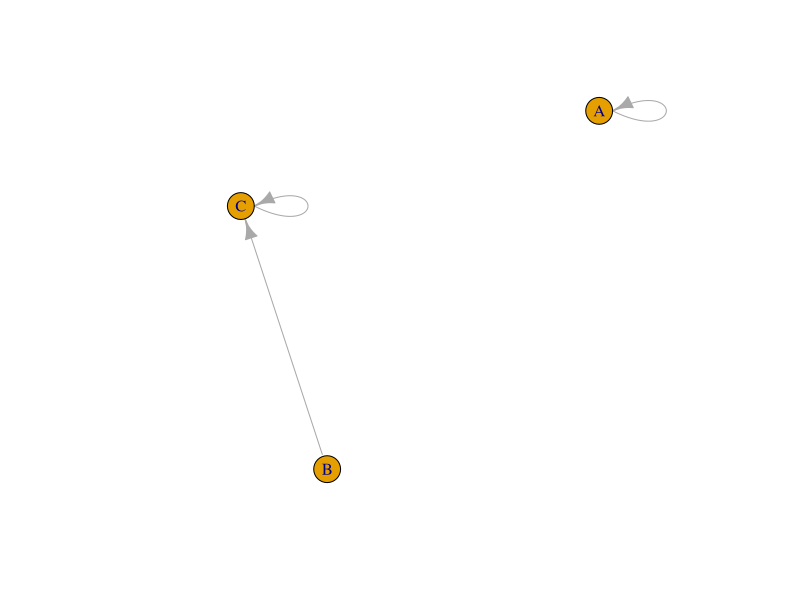
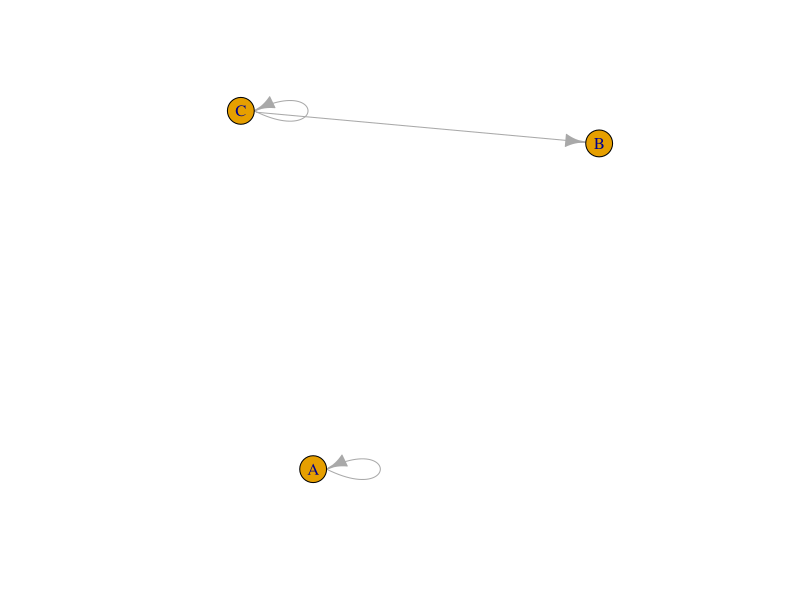
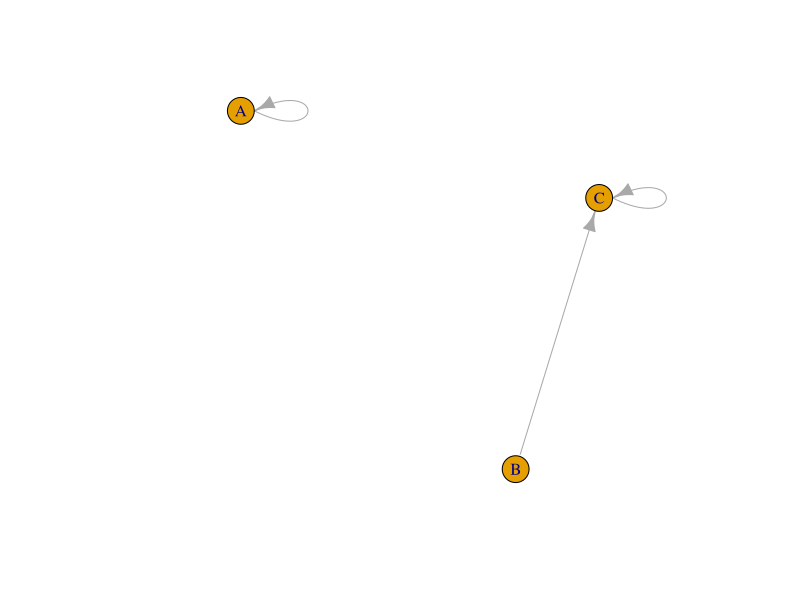
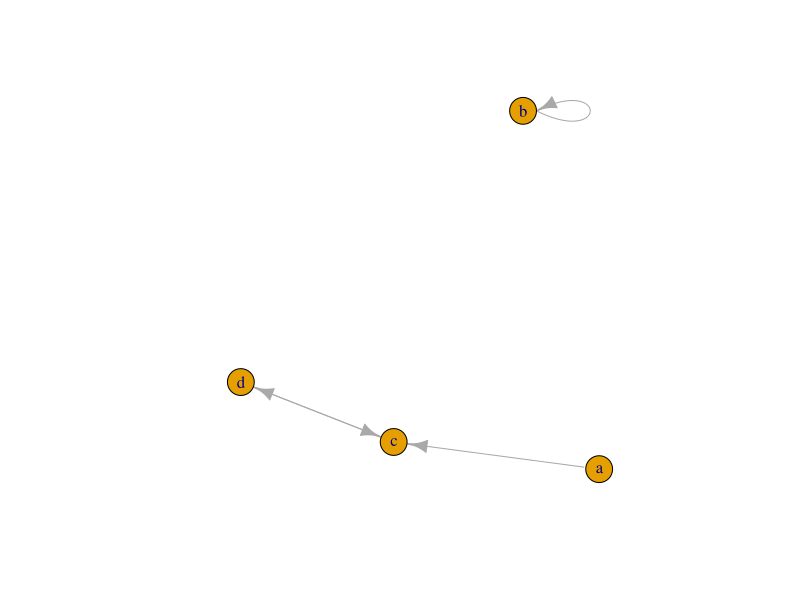
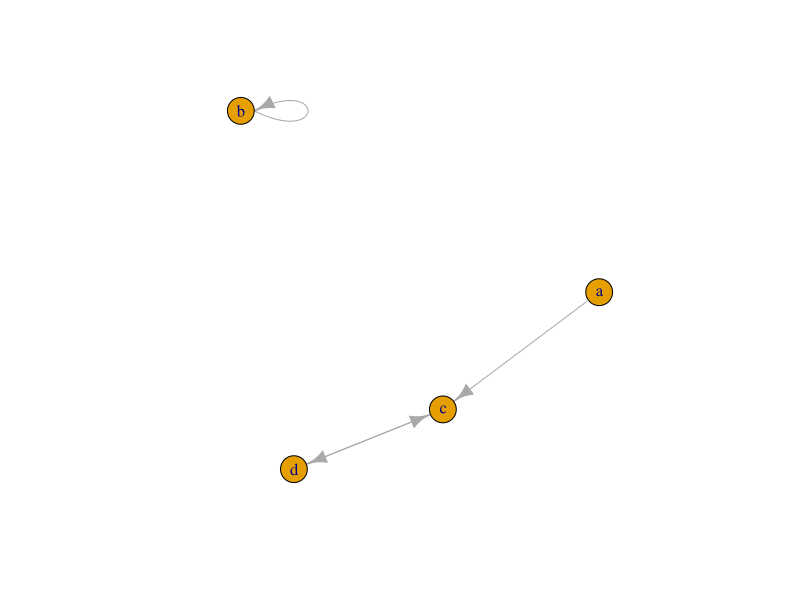
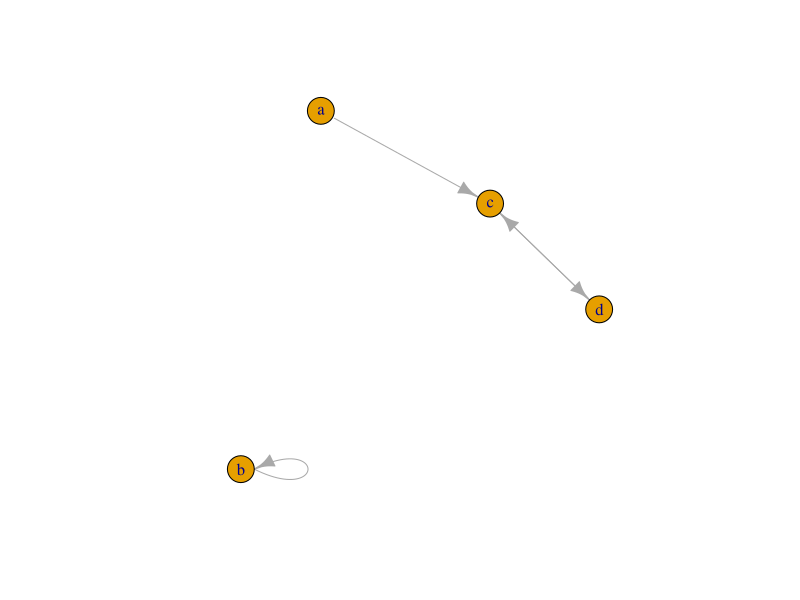

The R script that drew these images, in order:
library(igraph)

my_sort_matrix <- function(t_m) {
    # For readability...
    t_m[order(rownames(t_m)), order(colnames(t_m))]
}

clean_adj_mat_from_g <- function(g) {
    m_g <- igraph::as_adjacency_matrix(g)
    m_g <- as.matrix(m_g) # required for transposing.
    my_sort_matrix(m_g)
}

# Traditional look of an adjacency matrix, as defined by "change" here (edges of a graph, visually):
# A -> B, B -> C, C -> C
g <- igraph::graph(c("A", "A", "B", "C", "C", "C"), directed = TRUE)
plot(g)

# Now to the directed adjacency matrix, igraph format:
m_g <- clean_adj_mat_from_g(g)


# W. Ross Ashby's "An introduction to Cybernetics" expects edges to be 
# represented in the OPPOSITE direction - so read columns downwards,
# e.g. Column A -> Row B..., with a "+" sign where there is supposed to be a 
# directed edge.

# For now, we're transposing the matrices... Let's try that:
# A "transformation" here will put a 1 where Ashby expects a "+".
# Written for clarity, not optimization:
transformation_from_adjacency <- function(t_m) {
    # an adjacency matrix, with 1 for directed edges in the reverse direction
    # 0 otherwise.
    my_sort_matrix(
        t(t_m) # Quite straightforward. But expects valid numerical matrix as input
    )
}

# The advantage of the so-called "transformation", there is a composition
# V(x) = U(T(x)) can be expressed then as V(x) = (U %*% T)x
# taking the '+' signs as '1'.

# We'll see in a moment, it's no "advantage", we can simply operate the other
# way around to do a composition directly on the adjacency matrices...

# Take a "normal" igraph directed adjacency matrix,
# make it follow the "transformation" format
t_m_g <- transformation_from_adjacency(m_g)
# The normal behaviour from igraph is then to show edges in the wrong direction
# ...
plot(graph_from_adjacency_matrix(t_m_g))
# Not what we want...

# Print a "transformation" in Ashby's "matrix" format:
# Note: We assume each operand and transform is named with one letter only.
print_1char_transformation <- function(transformation_adjacency_matrix) {
  t_a_m <- transformation_adjacency_matrix # shorter
  cat(paste(' V', 
            paste0(colnames(t_a_m), collapse= ' '),
            "\n",
            paste0(lapply(rownames(t_a_m),
                          function(x) { 
                              paste(x, paste0(ifelse(t_a_m[x,] == 1, '+', '0'), 
                                              collapse=' '), '\n ') 
                              }), collapse='')))
}

# We've essentially "inverted" the edges, no more.
# Now print it in Ashby's proposed format:
print_1char_transformation(t_m_g)
# The corresponding igraph plot requires though the original adjacency matrix...
plot(graph_from_adjacency_matrix(m_g))

# With that, we can work with "traditional" adjacency matrices,
# put them in Ashby's format, 
# compose them (mmul), and then transform back:
composition <- function(m_t, m_u) {
    transformation_from_adjacency(
        transformation_from_adjacency(m_u) %*% 
            transformation_from_adjacency(m_t)
    )
}

# Exercise 3 of section 2/16 of the book becomes:
gt <- igraph::graph(c("a", "b", "b", "d", "c", "a", "d", "b"), directed = TRUE)
gu <- igraph::graph(c("a", "d", "b", "c", "c", "d", "d", "b"), directed = TRUE)
gv <- igraph::graph(c("a", "c", "b", "b", "c", "d", "d", "c"), directed = TRUE)

m_t <- clean_adj_mat_from_g(gt)
m_u <- clean_adj_mat_from_g(gu)
m_v <- clean_adj_mat_from_g(gv)

# Let's look at some examples here of what things look like:
m_t # adjacency matrix
print_1char_transformation(transformation_from_adjacency(m_t)) # Ashby's transformation in matrix notation
m_u
print_1char_transformation(transformation_from_adjacency(m_u))
m_v # Expected result of composition

m_t_then_u <- composition(m_t, m_u) # Apply T, then U
# This should give the same result as for m_v
print_1char_transformation(transformation_from_adjacency(m_t_then_u))
print_1char_transformation(transformation_from_adjacency(m_v))
# CORRECT

# Compare results visually:
plot(graph_from_adjacency_matrix(m_v))
plot(graph_from_adjacency_matrix(m_t_then_u))

# But why work so much??

# It turns out Ashby's composition of transformations, is a MMul in the other
# order of the adjacency matrices...
simple_compose <- m_t %*% m_u
plot(graph_from_adjacency_matrix(simple_compose))
# We can still show it in Ashby's format, sure...
print_1char_transformation(transformation_from_adjacency(simple_compose))

# So now we can test the composed transformations:
x <- c(1, 0, 0, 0) # What would the input "a" become?
names(x) <- c("a", "b", "c", "d")
x
x %*% simple_compose # a should become c, and indeed it does...
# However I like this format better, more similar to the equation
# usual mathematical notation of Matrix times vector (column) "Ax":
transformation_from_adjacency(simple_compose) %*% x # here x is made vertical implicitely

x <- c(0, 1, 0, 0) # What would the input "a" become?
x %*% simple_compose # b stays at b after composed transformation
transformation_from_adjacency(simple_compose) %*% x

# The end... Ashby's format for presenting a transformation has no real
# advantage over the directed adjacency matrix in igraph...
# As long as "compositions" and "transformations" are run in the right order.
